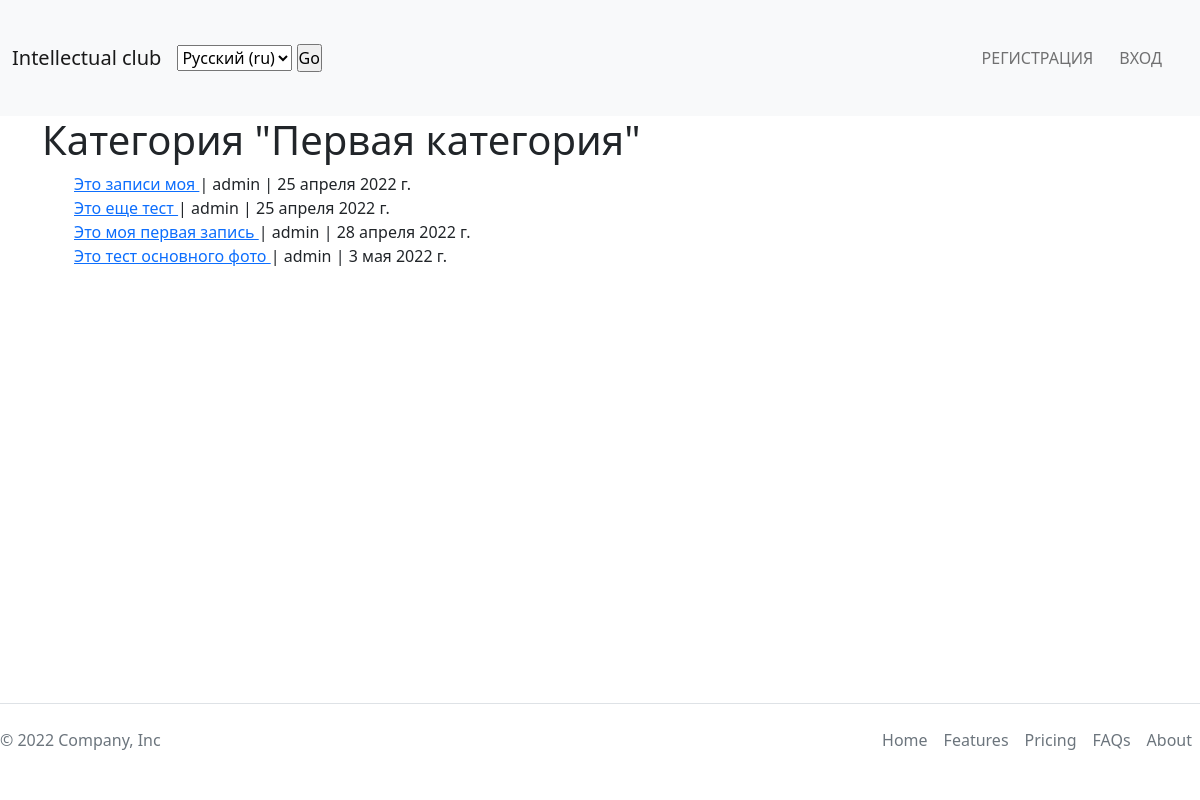
Screenshot of /ru/post_category/Первая категория/ with the database file from the repository.
### theblog/models.py (models this page shows, shortened)
class Post(models.Model):
    title = models.CharField('Название', max_length=255)
    header_image = models.ImageField(
        null=True, blank=True, upload_to="photos/%Y/%m/%d/")
    author = models.ForeignKey(
        User, on_delete=models.CASCADE, verbose_name='Автор')
    body = RichTextField(blank=True, null=True)
    snippet = models.CharField(max_length=255, default='Test')
    post_date = models.DateField('Дата добавления', auto_now_add=True)
    category = models.CharField(max_length=255, default='test')
    likes = models.ManyToManyField(User, related_name='blog_post')

### theblog/views.py (the view)
def PostCategoryView(request, cats):
    category_posts = Post.objects.filter(category=cats)
    return render(request, 'theblog/post_categories.html', {'cats': cats, 'category_posts': category_posts})

### theblog/templates/theblog/post_categories.html (shortened to what this page needs)
{% extends 'main/base.html' %}
{% load i18n %}
{% block content %}
<div class="container">
    <h1>
        {% trans 'Категория' %} "{{cats}}"
    </h1>
    {% if category_posts %}
    <ul>
        {% for post in category_posts %}
        <li>
            <a href="{% url 'article_detail' post.pk %}">
                {{ post.title }}
            </a>
            | {{ post.author }}
            | {{post.post_date}}
            <br>
        </li>
        {% endfor %}
        {% else %}
        <h2>
            {% trans 'Такой страницы не существует' %}
        </h2>
        {% endif %}
    </ul>
</div>
{% endblock %}

### main/static/main/css/style.css (style rules this page uses)
html, body { position: relative; min-height: 100vh; background-color: #edeef0; }
body { padding-bottom: 133px; }
* { margin: 0; padding: 0; box-sizing: border-box; list-style: none; text-decoration: none; }
.container { max-width: 1400px; width: 100%; padding: 0 30px; margin: 0 auto; }

### rows the page displays
Post: title "Это записи моя", author "admin", post_date "25 апреля 2022 г."
Post: title "Это еще тест", author "admin", post_date "25 апреля 2022 г."
Post: title "Это моя первая запись", author "admin", post_date "28 апреля 2022 г."
Post: title "Это тест основного фото", author "admin", post_date "3 мая 2022 г."

### other values shown
{{ cats }} "Первая категория"
form field language "Русский (ru)"
